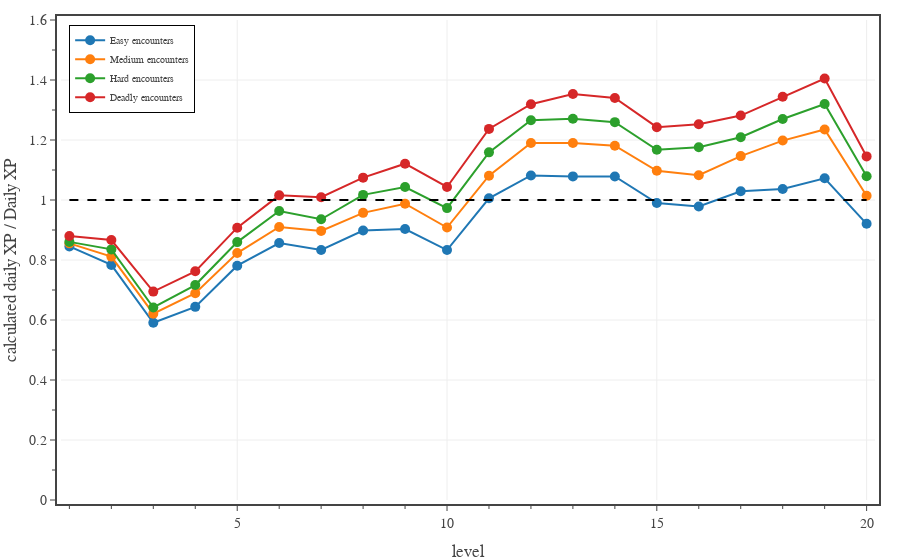

Source (notebook cell):
### Code cell
# Plots average daily XP for PCs, calculated for a full adventuring day with two short rests.
levels = np.array(range(1,21,1))

fig = go.Figure()

enc_XP_budget = np.array(ENCOUNTER_DIFFICULTIES['Daily']['XP'])
for diff in ['Easy','Medium','Hard','Deadly']:
    d = ENCOUNTER_DIFFICULTIES[diff]
    pc_data_file = f'./pc data - {diff} 2 short rests.json'

    with open(pc_data_file, 'r') as fin:
        pc_data = json.load(fin)

    enc_XP = np.zeros(20)
    for pc_class in PC_CLASSES:
        enc_XP += np.array(pc_data[pc_class]['daily XP mean'])/len(PC_CLASSES)

    fig.add_trace(go.Scatter(
        x=levels, 
        y=enc_XP/enc_XP_budget,
        mode='lines+markers', 
        line=dict(color=d['color'], dash='solid'),
        marker={'size': 10},
        unselected=dict(marker=dict(opacity=0.0)),
        name=diff + ' encounters',
        hovertemplate=
            '<b>' + diff + ' encounters</b><br>'+
            'lvl %{x}<br>'+
            'XP ratio %{y:.2f}'+
            '<extra></extra>'
    ))

ref_XP = np.array(ENCOUNTER_DIFFICULTIES['Daily']['XP'])
fig.add_trace(go.Scatter(
    x=levels, 
    y=ref_XP/enc_XP_budget,
    mode='lines', 
    line=dict(color='black', dash='dash'),
    name='Daily XP budget',
    showlegend=False,
    hoverinfo='skip'
))

fig.update_layout(
    template=TFB_TEMPLATE,
    #width=600,
    #height=800,
    xaxis=dict(
        title_text='level',
        range=[0.8, 20.2],
        tick0=0, dtick=5,
        minor=dict(tick0=0, dtick=1),
    ),
    yaxis=dict(
        title_text='calculated daily XP / Daily XP',
        range=[0, 1.6],
        tick0=0, dtick=0.2,
        minor=dict(tick0=0, dtick=0.1),
    ),
    legend=dict(
        yanchor='top',  y=0.99,
        xanchor='left', x=0.01,
        orientation='v',
    )
)

fig.show(config=TFB_CONFIG)
if SAVEFIGS:
    fig.write_html(
        f'./fig-full-daily-xp-vs-level-adventuring-days.html', 
        include_plotlyjs=False, 
        full_html=False, 
        config=TFB_CONFIG
    )

### Figure 1 — Plotly figure (JSON) as saved in the notebook; plotly's stock layout.template omitted (floating-point values rounded to 4 significant figures)
{"data": [{"hovertemplate": "<b>Easy encounters</b><br>lvl %{x}<br>XP ratio %{y:.2f}<extra></extra>", "line": {"color": "#1F77B4", "dash": "solid"}, "marker": {"size": 10}, "mode": "lines+markers", "name": "Easy encounters", "type": "scatter", "unselected": {"marker": {"opacity": 0}}, "x": [1, 2, 3, 4, 5, 6, 7, 8, 9, 10, 11, 12, 13, 14, 15, 16, 17, 18, 19, 20], "y": [0.8453, 0.7836, 0.5907, 0.6438, 0.7811, 0.8565, 0.8335, 0.8982, 0.9033, 0.8333, 1.006, 1.082, 1.079, 1.078, 0.9899, 0.9784, 1.029, 1.037, 1.072, 0.9206]}, {"hovertemplate": "<b>Medium encounters</b><br>lvl %{x}<br>XP ratio %{y:.2f}<extra></extra>", "line": {"color": "#FF7F0E", "dash": "solid"}, "marker": {"size": 10}, "mode": "lines+markers", "name": "Medium encounters", "type": "scatter", "unselected": {"marker": {"opacity": 0}}, "x": [1, 2, 3, 4, 5, 6, 7, 8, 9, 10, 11, 12, 13, 14, 15, 16, 17, 18, 19, 20], "y": [0.8554, 0.8113, 0.6212, 0.6891, 0.8231, 0.9099, 0.897, 0.9571, 0.9877, 0.9081, 1.081, 1.19, 1.19, 1.181, 1.097, 1.082, 1.146, 1.198, 1.235, 1.014]}, {"hovertemplate": "<b>Hard encounters</b><br>lvl %{x}<br>XP ratio %{y:.2f}<extra></extra>", "line": {"color": "#2CA02C", "dash": "solid"}, "marker": {"size": 10}, "mode": "lines+markers", "name": "Hard encounters", "type": "scatter", "unselected": {"marker": {"opacity": 0}}, "x": [1, 2, 3, 4, 5, 6, 7, 8, 9, 10, 11, 12, 13, 14, 15, 16, 17, 18, 19, 20], "y": [0.8604, 0.8354, 0.6417, 0.7164, 0.8597, 0.9632, 0.9357, 1.017, 1.043, 0.973, 1.159, 1.266, 1.271, 1.259, 1.167, 1.176, 1.209, 1.27, 1.32, 1.079]}, {"hovertemplate": "<b>Deadly encounters</b><br>lvl %{x}<br>XP ratio %{y:.2f}<extra></extra>", "line": {"color": "#D62728", "dash": "solid"}, "marker": {"size": 10}, "mode": "lines+markers", "name": "Deadly encounters", "type": "scatter", "unselected": {"marker": {"opacity": 0}}, "x": [1, 2, 3, 4, 5, 6, 7, 8, 9, 10, 11, 12, 13, 14, 15, 16, 17, 18, 19, 20], "y": [0.88, 0.8666, 0.6946, 0.7623, 0.9078, 1.015, 1.009, 1.074, 1.121, 1.043, 1.237, 1.319, 1.353, 1.34, 1.243, 1.253, 1.282, 1.344, 1.405, 1.145]}, {"hoverinfo": "skip", "line": {"color": "black", "dash": "dash"}, "mode": "lines", "name": "Daily XP budget", "showlegend": false, "type": "scatter", "x": [1, 2, 3, 4, 5, 6, 7, 8, 9, 10, 11, 12, 13, 14, 15, 16, 17, 18, 19, 20], "y": [1, 1, 1, 1, 1, 1, 1, 1, 1, 1, 1, 1, 1, 1, 1, 1, 1, 1, 1, 1]}], "layout": {"legend": {"orientation": "v", "x": 0.01, "xanchor": "left", "y": 0.99, "yanchor": "top"}, "xaxis": {"dtick": 5, "minor": {"dtick": 1, "tick0": 0}, "range": [0.8, 20.2], "tick0": 0, "title": {"text": "level"}}, "yaxis": {"dtick": 0.2, "minor": {"dtick": 0.1, "tick0": 0}, "range": [0, 1.6], "tick0": 0, "title": {"text": "calculated daily XP / Daily XP"}}}}
